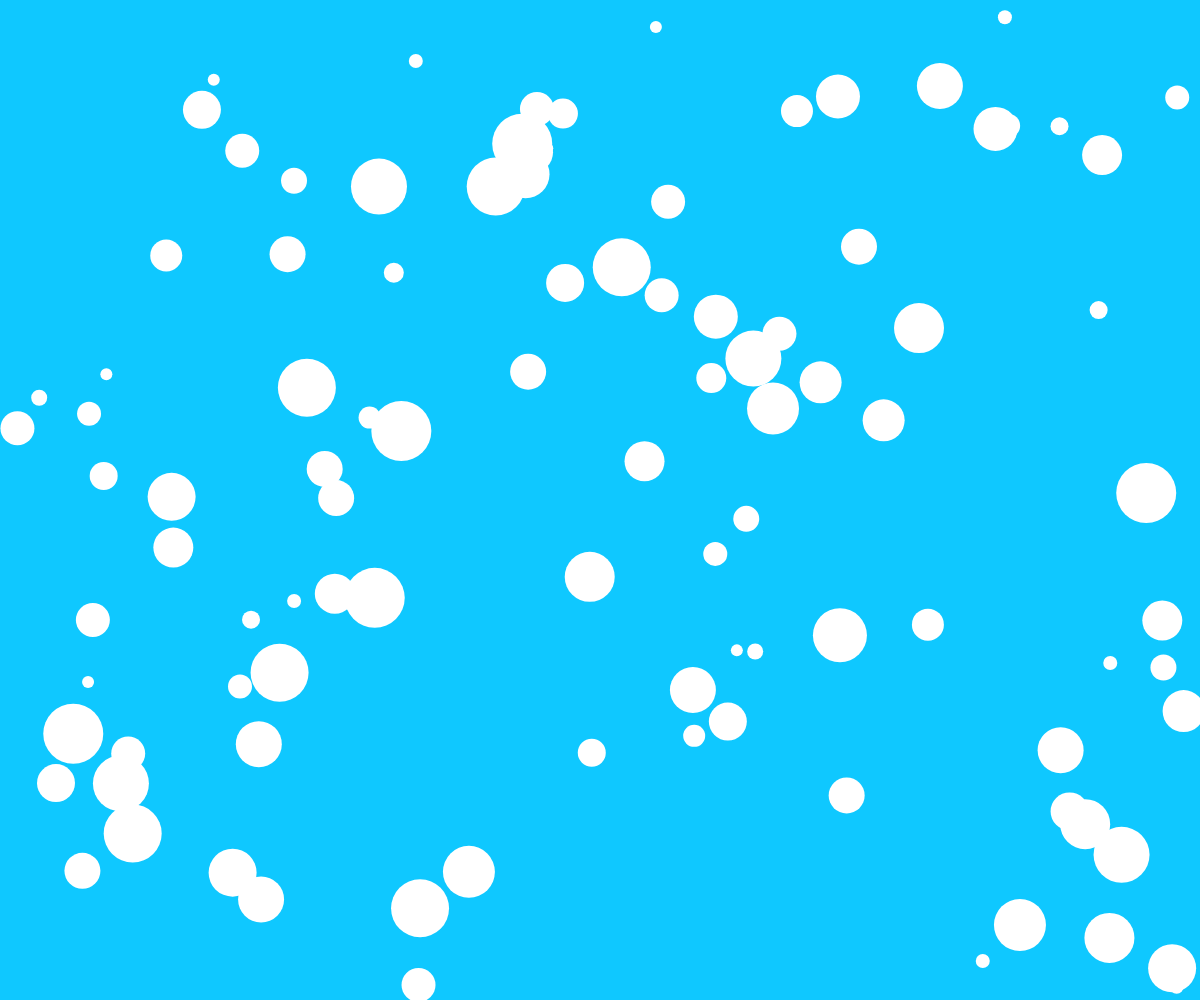
Frame 1 (no input)
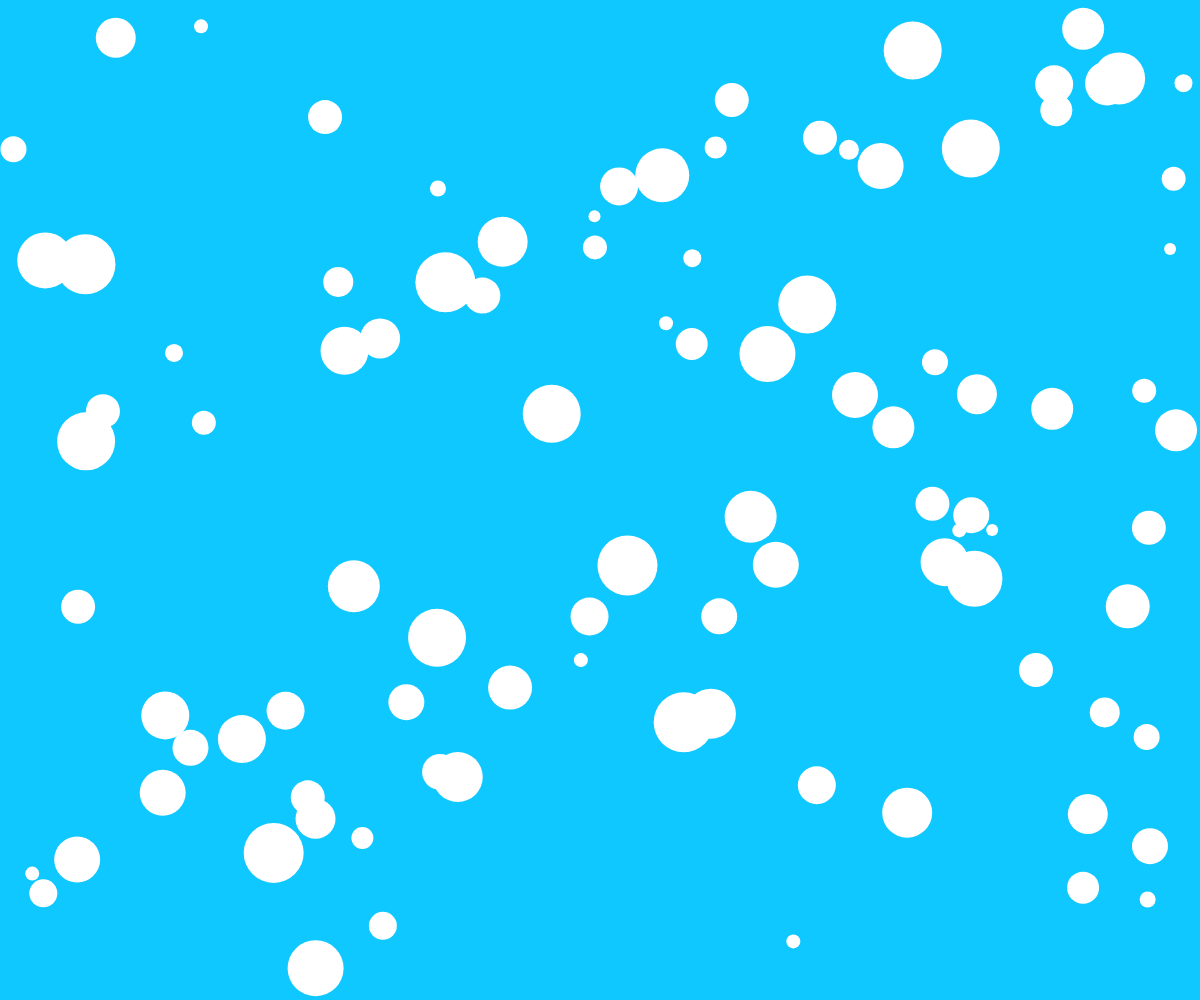
Frame 60 (no input)
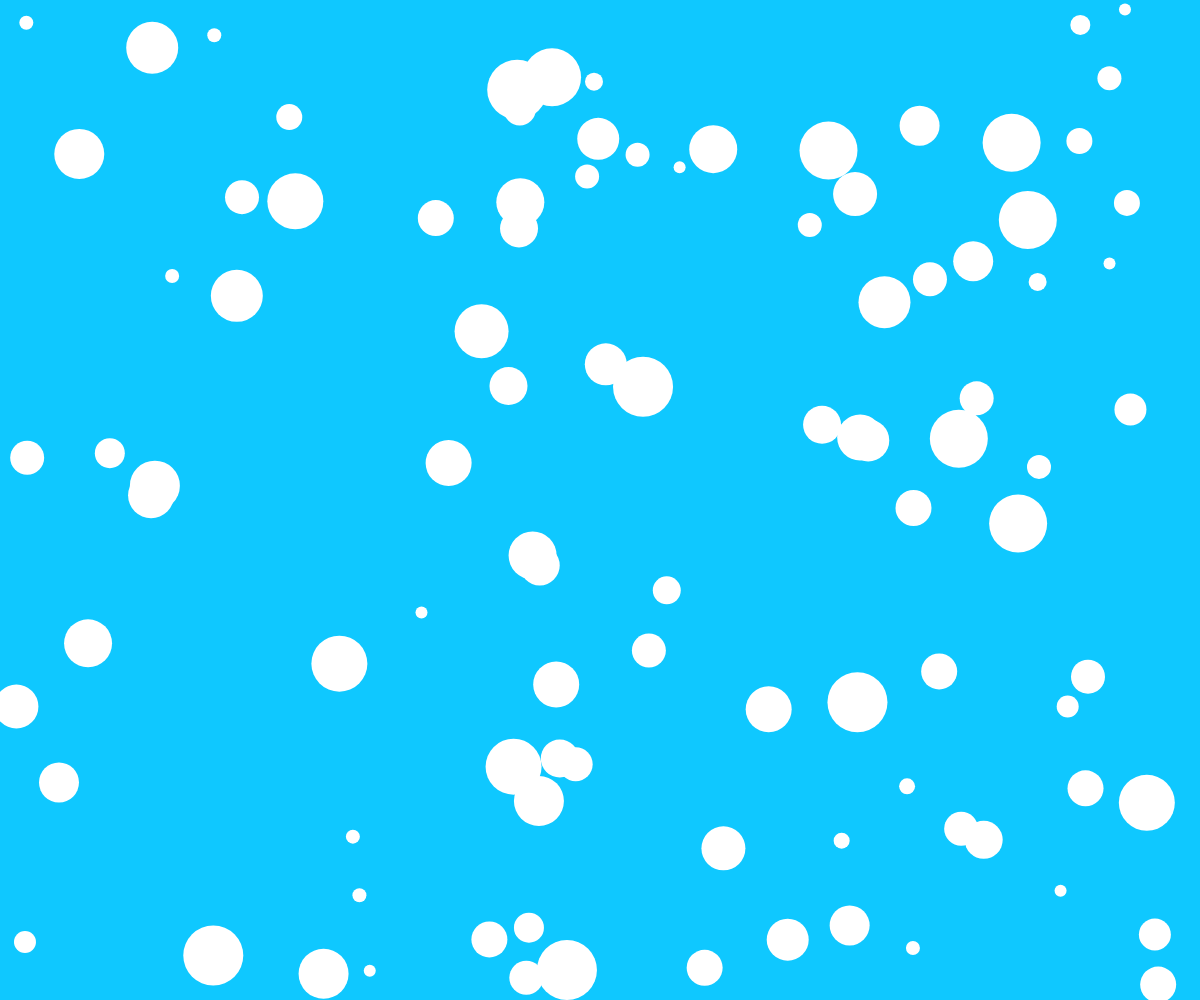
Frame 120 (the mouse pressed at the canvas centre since frame 60)

The p5.js sketch that drew these frames (run headless with seeded random() and noise() and a simulated clock; from frame 60 on, the mouse is pressed at the canvas centre):

// p5.js sketch
// ── sketch.js
let bgColor;
let pelotas = [];

function setup() {
  createCanvas(windowWidth, windowHeight);
  bgColor = color(15, 200, 255);
  for (let i = 0; i < 100; i++) {
    let nuevaPelota = new Pelota();
    pelotas.push(nuevaPelota);
  }
}

function draw() {
  background(bgColor);
  for (let i = 0; i < 100; i++) {
    pelotas[i].update();
    pelotas[i].display();
  }
}

function changeBackgroundColor() {
  bgColor = color(random(255), random(255), random(255));
}

class Pelota {
  //Plano de instrucciones para crear una pelota
  constructor() {
    this.rad = ceil(random(5, 30));
    this.diam = this.rad * 2;
    this.posX = random(this.rad, width - this.rad);
    this.posY = random(this.rad, height - this.rad);
    this.velX = random(-10, 10);
    this.velY = random(-10, 10);
    console.log("HOLA ESTOY AQUI!");
  }
  //método update
  update() {
    this.posX += this.velX;
    this.posY += this.velY;

    if (this.posX > width - this.rad || this.posX < this.rad) {
      this.velX *= -1;
    }

    if (this.posY > height - this.rad || this.posY < this.rad) {
      this.velY *= -1;
    }
  }

  display() {
    fill(255);
    noStroke();
    circle(this.posX, this.posY, this.diam);
  }
}
